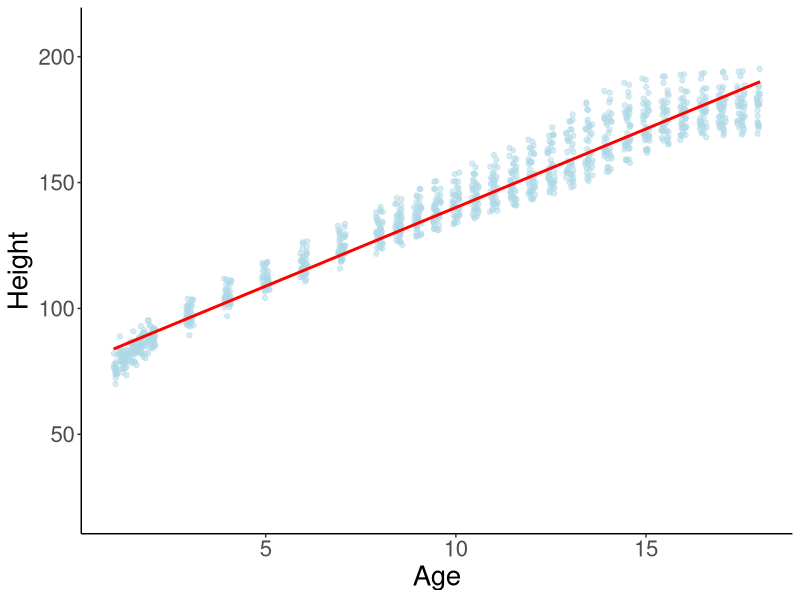
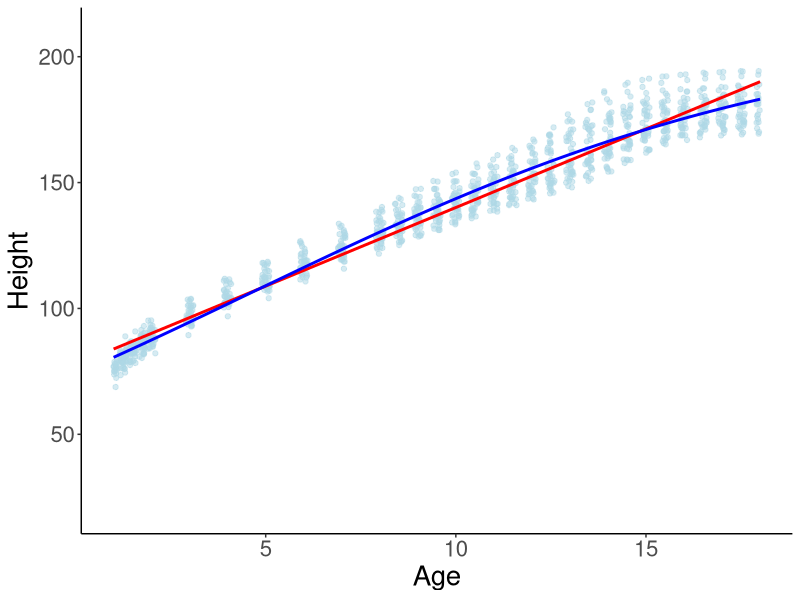

Reproduce these figures in R, in order.
## ---- chunk 1
knitr::opts_chunk$set(echo = FALSE)
## ---- chunk 2
library(ggplot2)
## ---- chunk 3
library(doBy)
data("child_growth")
my_data <- child_growth
my_data$gender <- factor(my_data$gender)
male_data <- subset(my_data, gender == "boy")
## ---- chunk 4
model1_male <- lm(height ~ age, data = male_data)

## ---- chunk 5
# Create a small data frame to plot the linear model line with color mapping for legend
linear_line_df <- data.frame(
  age = c(min(male_data$age), max(male_data$age))
)
linear_line_df$height <- coef(model1_male)[1] + coef(model1_male)[2] * linear_line_df$age
linear_line_df$model <- "Model 1: Linear"

p <- ggplot(male_data, aes(x = age, y = height)) +
          geom_point(position = "jitter", alpha = 0.5, color = "lightblue") +
          labs(
            x = "Age", 
            y = "Height"
          ) +
          xlim(c(1, 18)) +
          ylim(c(20, 210)) +
          theme_classic() +
          theme(
            text = element_text(size = 20)
          )
p <- p + geom_line(data = linear_line_df, aes(x = age, y = height), color = "red", size = 1)
p
## ---- chunk 6
model2_male <- nls(height ~ Asym / (1 + exp((xmid - age)/scal)),
                      data = male_data,
                      start = list(Asym = 180, xmid = 13, scal = 2))

## ---- chunk 7
age_seq <- seq(1, 18, length.out = 200)
pred_male <- data.frame(
  age = age_seq,
  height = predict(model2_male, newdata = data.frame(age = age_seq)),
  gender = "boy"
)

# Add nonlinear model line with color mapped to model for legend
pred_male$model <- "Model 2: Logistic"  # make sure this column exists in pred_male
p <- p + geom_line(data = pred_male, aes(x = age, y = height), color = "blue", size = 1)

p
    
